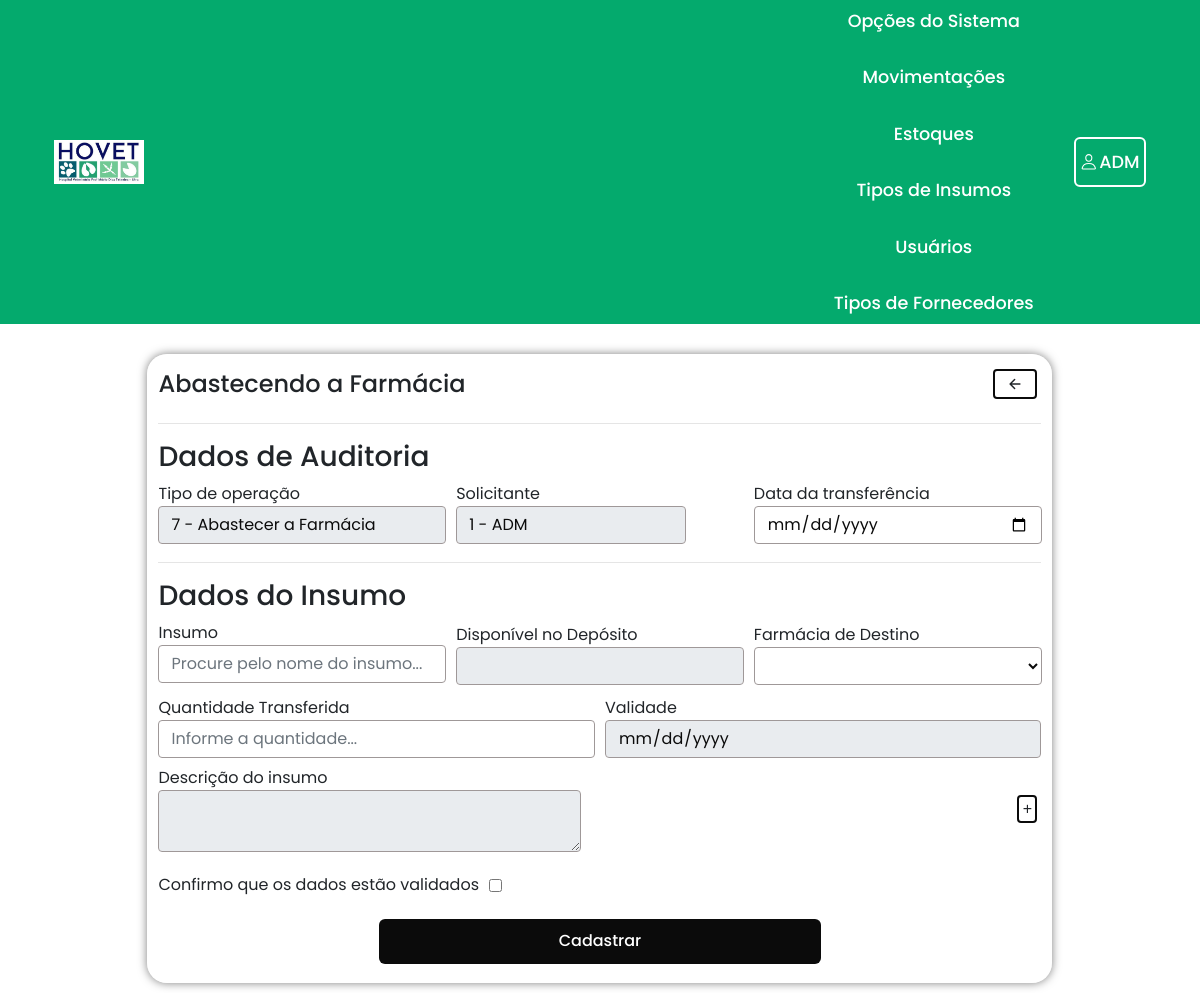
/sistema/index.php?menuop=cad_farm&deposito2 (signed in), run on the app's committed database.
### tables this page shows
create table tipos_movimentacoes(
	id int primary key auto_increment,
    movimentacao varchar(256),
    descricao varchar(256)
);

create table usuarios(
	id int primary key auto_increment,
    nome_completo varchar(100) not null,
    primeiro_nome varchar(100) not null,
    sobrenome varchar(100) not null,
    mail varchar(100) unique not null, 
    tipo_usuario_id int,
    foreign key(tipo_usuario_id) references tipo_usuario(id) on delete set null,
    siape varchar(50) unique not null,
    senha varchar(256) not null,
    status boolean not null
);

### pgs_modelo/permissoes_usuarios.php (called while the page is built, shortened)
<?php
function has_permission($per_user, $per_sistem){
    $cont_per_user = count($per_user);
    $i = 0;
    while ($i < $cont_per_user) {
        if (in_array($per_user[$i], $per_sistem)){
            return true;
            break;
        }else{
            $i++;
        }
    }
    return null;
}
?>

### sistema/index.php (the view, shortened to what this page needs)
<?php
include_once("../db/connect.php");
include_once("../pgs_modelo/permissoes_usuarios.php");
$sessionUserID = $_SESSION['usuario_id'];
$sessionUserType = $_SESSION['usuario_tipo_usuario_id'];
$userFirstName = $_SESSION['usuario_primeiro_nome'];
$array_tipos_estoquista_adm_diretor = [2,3,5];
$array_permissoes_user = [];
if ($sessionUserType == 2) {
    $array_permissoes_user = $array_tipos_estoquista_adm_diretor;
} else {
    $array_permissoes_user = [$sessionUserType];
}
?>
<!DOCTYPE html>
<html lang="pt-br">
    <head>
        <link rel="stylesheet" href="https://cdn.jsdelivr.net/npm/bootstrap@4.6.2/dist/css/bootstrap.min.css"
>
        <link rel="stylesheet" href="../css/style_personalizado.css">
    </head>
    <body>
        <nav class="navbar">
            <div class="container navbar-header">
                <div class="logo">
                    <a href="index.php?menuop=pagina_principal">
                        <img class="float-left" src="../img/logo_hovet.jpg">
                    </a>
                </div>
                <div class="display-flex-row">
                    <div class="menu_op_adm">
                        <div class="dropdown">
                            <a href="#">Opções do Sistema</a>
                        </div>
                        <div class="dropdown" id="listar">
                            <a href="#">Movimentações</a>
                        </div>
                        <div class="dropdown">
                            <a href="#">Estoques</a>
                        </div>
                        <div class="dropdown" id="listar">
                            <a href="#">Tipos de Insumos</a>
                        </div>
                        <div id="listar">
                            <a href="index.php?menuop=usuarios">Usuários</a>
                        </div>
                        <div class="dropdown" id="listar">
                            <a href="#">Tipos de Fornecedores</a>
                        </div>
                    </div>
                    <div class="login_user">
                        <div class="dropdown">
                            <span class="icon">
                                <ion-icon name="person-outline"></ion-icon>
                                <?=$userFirstName;?>
                            </span>
                        </div>
                    </div>
                </div>
            </div>
        </nav>
        <main>
            <?php
                $menuop = (isset($_GET["menuop"]))?$_GET["menuop"]:"pagina_principal";
                switch ($menuop) {
                    case 'cad_farm':
                        if (!has_permission($array_permissoes_user, $array_tipos_estoquista_adm_diretor)) {
                            echo "<script language='javascript'>window.alert('Você não tem permissão para acessar está página!!'); </script>";
                            echo "<script language='javascript'>window.location='/hovet/sistema/index.php?menuop=pagina_principal'</script>";
                        } else{
                            include_once("estoques/farmacia/cadastrar.php");
                            break;
                        }
                }
            ?>
        </main>
    </body>
</html>

### sistema/estoques/farmacia/cadastrar.php (shortened to what this page needs)
<?php
if (   isset( $_GET['menuop'] ) && ! empty( $_GET['menuop'] )) {
	foreach ( $_GET as $chave => $valor ) {
        $valor_tmp = $chave;
        $position = strpos($valor_tmp, "menuop");
        $valor_est = strstr($valor_tmp,$position);
	}
}
$qualEstoque_dep = $valor_est;
$dep = 'dep';
if ($qualEstoque_dep != "") {
    $qualEstoque = $qualEstoque_dep;
    if (strpos($qualEstoque, $dep)) {
        $tipoEstoque = substr($qualEstoque, 0, -1);
    } else{
        $tipoEstoque = substr($qualEstoque, 0, -1);
    }
}
$tipoEstoque = $tipoEstoque;
?>
<div class="container cadastro_all">
    <div class="cards cadastro_dispensario">
        <div class="voltar">
            <h4>Abastecendo a Farmácia</h4>
            <a href="index.php?menuop=<?=$tipoEstoque?>_resumo&<?=$qualEstoque?>=1" class="confirmaVolta">
                <button class="btn">
                    <span class="icon">
                        <ion-icon name="arrow-back-outline"></ion-icon>
                    </span>
                </button>
            </a>
        </div>
        <form class="form_cadastro" enctype="multipart/form-data" action="index.php?menuop=insert_farm&<?=$qualEstoque?>" method="post">
            <div class="dados_solicitacao">
                <hr>
                <h3 class="">Dados de Auditoria</h3>
                <div class="form-group valida_movimentacao">
                    <div class="display-flex-cl">
                        <?php
                            $sql_mov = "SELECT
                                id,
                                movimentacao
                                FROM tipos_movimentacoes
                                WHERE movimentacao='Abastecer a farmácia'";
                            $resultado_mov = mysqli_query($conexao, $sql_mov) or die("//dispensario/sql_mov - erro ao realiza" . mysqli_error($conexao));
                            $dados_mov = mysqli_fetch_assoc($resultado_mov);
                        ?>
                        <label >Tipo de operação</label>
                        <input type="text" class="form-control" name="mov_dep_to_disp" value="<?=$dados_mov['id']?> - <?=$dados_mov['movimentacao']?>" readonly>
                    </div>
                    <div class="display-flex-cl">
                        <?php
                        $sql = "SELECT * FROM usuarios WHERE id={$sessionUserID}";
                        $result = mysqli_query($conexao,$sql) or die("Erro ao realizar a consulta. " . mysqli_error($conexao));
                        $dados_user = mysqli_fetch_assoc($result)
                        ?>
                        <label>Solicitante</label>
                        <input type="text" class="form-control largura_um_terco" name="solicitante_retira_dispensario" value="<?=$dados_user['id']?> - <?=$dados_user['primeiro_nome']?>" readonly>
                    </div>
                    <div class="display-flex-cl">
                        <label>Data da transferência</label>
                        <input type="date" class="form-control" name="dataTransferDepToDisp" required>
                    </div>
                </div>
            </div>
            <div id="dados_cad_farm">
                <hr>
                <h3 class="">Dados do Insumo</h3>
                <div>
                    <div class="form-group valida_movimentacao">
                        <div class="display-flex-cl">
                            <label>Insumo</label>
                            <input type="text" class="form-control" name="insumoID_Insumodispensario[]" id="insumoID_Insumodispensario1" onkeyup="searchInput_cadDeposito(this.value, 1, 2)" placeholder="Procure pelo nome do insumo..." required>
                        </div>
                        <div class="display-flex-cl">
                            <label for="quantidadeInsumoDisponivelDeposito">Disponível no Depósito</label>
                            <input type="text" class="form-control" name="quantidadeInsumoDisponivelDeposito" id="quantidadeInsumoDisponivelDeposito1" onchange="verificaValorMaximoExcedido('quantidadeMovidaParaDispensario1','quantidadeInsumoDisponivelDeposito1','alerta_valor_acima_max1','btn_cad')" readonly>
                        </div>
                        <div class="display-flex-cl">
                            <label>Farmácia de Destino</label>
                            <select class="form-control" name="farmaciaDestino[]" id="estoquesDestino1">
                            </select>
                        </div>
                    </div>
                    <div class="form-group valida_movimentacao">
                        <div class="display-flex-cl">
                            <label for="quantidadeInsumoDispensario">Quantidade Transferida</label>
                            <input type="number" class="form-control" name="quantidadeInsumoDispensario[]" min="1" id="quantidadeMovidaParaDispensario1" onkeyup="verificaValorMaximoExcedido('quantidadeMovidaParaDispensario1','quantidadeInsumoDisponivelDeposito1','alerta_valor_acima_max1','btn_cad', 'label_mesage_to_insert_1')" placeholder="Informe a quantidade..." required>
                        </div>
                        <div class="display-flex-cl">
                            <label for="validadeInsumoDeposito">Validade</label>
                            <input type="date" class="form-control" name="validadeInsumoDeposito[]" id="validadeInsumoDeposito1" readonly>
                        </div>
                    </div>
                    <div class="form-group valida_movimentacao">
                        <div class="display-flex-cl">
                            <label for="descricaoInsumoDeposito">Descrição do insumo</label>
                            <textarea name="descricaoInsumoDeposito" cols="10" rows="2" class="form-control largura_metade" id="descricaoInsumoDeposito1" readonly></textarea>
                        </div>
                        <button class="btn" type="button" onclick="adicionaCampoCad(16, null, null, null, null, null, 'estoquesDestino1', 'estoquesDestino')" style="padding: 0;">+</button>
                    </div>
                </div>
            </div>
            <div class="form-group valida_movimentacao">
                <label for="movimentacao_deposito_to_dispensario">Confirmo que os dados estão validados</label>
                <input type="checkbox" class="form-control-sm" name="movimentacao_deposito_to_dispensario" required>
            </div>
            <div class="form-group">
                <input type="submit" value="Cadastrar" name="btn_cad" class="btn_cadastrar" id="btn_cad">
            </div>
        </form>
    </div>
</div>

### css/style_personalizado.css (style rules this page uses)
* { margin: 0; padding: 0; box-sizing: border-box; font-family: 'Poppins', sans-serif; }
*, *:before, *:after { box-sizing: border-box; }
label { margin-bottom: 0; }
hr { margin-top: 0; }
.navbar { background-color: #04AA6D !important; }
.navbar img { width: 90px; }
.navbar a { color: #071e51; font-size: 15px; }
.container { display: flex; justify-content: center; flex-direction: column; }
.container.navbar-header { flex-direction: row; }
.container.cadastro_all { flex-direction: row !important; }
@media (min-width: 1200px) { .container { max-width: 96% !important; } }
form.form_cadastro { display: flex; flex-direction: column; flex-wrap: wrap; padding: 10px; max-width: 100%; width: 100%; gap: 10px; }
.form-group { display: flex; flex-direction: column; margin-bottom: 0.5rem; }
.form-group:last-child { align-items: center; }
input.btn_cadastrar { width: 50%; height: 45px; background: #0B0B0B; border: none; outline: none; border-radius: 6px; cursor: pointer; font-size: 1em; font-weight: 500; color: #fff; }
.dropdown { position: relative; display: inline-block; }
.menu_op_adm { display: flex; align-items: center; gap: 30px; margin-bottom: 0; }
.menu_op_adm a { position: relative; font-size: 1.1em; color: #fff; text-decoration: none; font-weight: 500; }
.menu_op_adm a::after { content: ''; position: absolute; left: 0; bottom: -3px; width: 100%; height: 3px; background: #fff; border-radius: 5px; transform-origin: right; transform: scaleX(0); transition: transform .5s; color: #0B0B0B; }
.login_user { display: flex; align-items: center; justify-content: center; }
.login_user { width: auto; height: 50px; background: transparent; border: 2px solid #fff; outline: none; border-radius: 6px; cursor: pointer; font-size: 1.1em; color: #fff; font-weight: 500; margin-left: 30px; transition: .5s; }
main { padding: 10px; }
button.btn { background: none; border: 2px solid #0B0B0B; font-family: "montserrat", sans-serif; padding: 1px 8px; min-width: 20px; margin: 4px; cursor: pointer; transition: color 0.4s linear; position: relative; }
button.btn::before { content: ""; position: absolute; left: 0; top: 0; width: 100%; height: 100%; background: #04AA6D; z-index: -1; transition: transform 0.5s; transform-origin: 0 0; transition-timing-function: cubic-bezier(0.5,1.6,0.4,0.7); }
button.btn::before { transform: scaleX(0); }
span.icon { display: flex; gap: 2px; align-items: center; padding: 4px; }
.cards { position: relative; width: 300px; height: 340px; background: transparent; border: 1px solid rgba(255, 255, 255, .5); border-radius: 20px; backdrop-filter: blur(20px); box-shadow: 0 0 10px rgba(0, 0, 0, .5); display: flex; justify-content: center; align-items: flex-start; flex-direction: column; margin-top: 20px; }
.cards.cadastro_dispensario { width: auto; height: auto; }
.voltar { display: flex; align-items: center; margin: 0 auto; width: 100%; justify-content: space-between; padding: 10px; }
.voltar h4 { margin-bottom: 0; }
.form-control { color: #0B0B0B; border: 1px solid #9f9898; }
.form-group.valida_movimentacao { flex-direction: row; align-items: center; gap: 10px; }
.largura_metade { width: 50% !important; }
.largura_um_terco { width: 80% !important; }
.display-flex-cl { display: flex; flex-direction: column; width: 100%; }
.display-flex-row { display: flex; gap: 10px; align-items: center; }
@media only screen and (max-width: 1480px) { .menu_op_adm { flex-direction: column; } }

### data on the page
tipos_movimentacoes: mov_dep_to_disp "7 - Abastecer a Farmácia"
usuarios: solicitante_retira_dispensario "1 - ADM"

### other printed values
$userFirstName "ADM"
